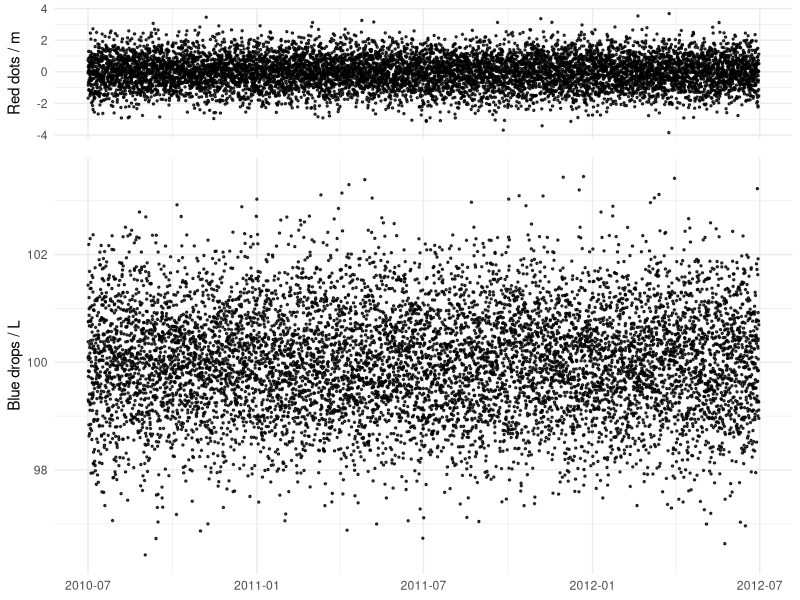
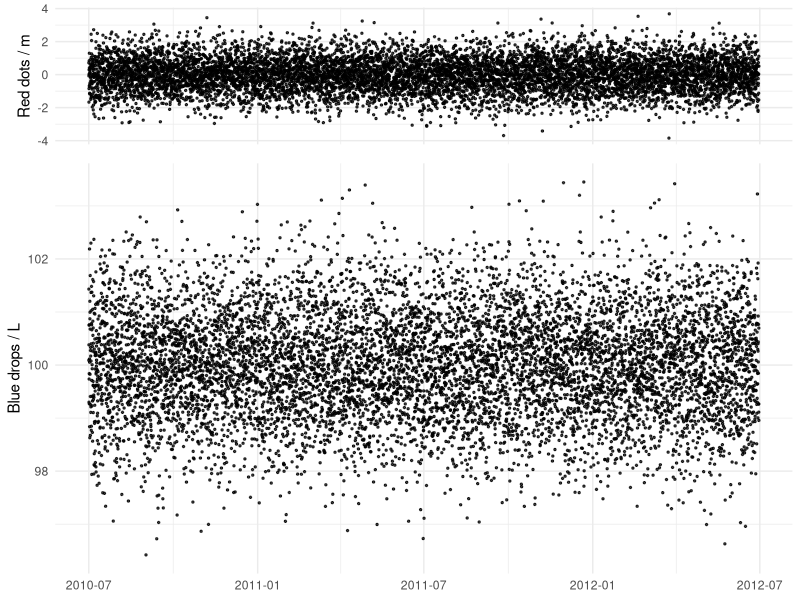
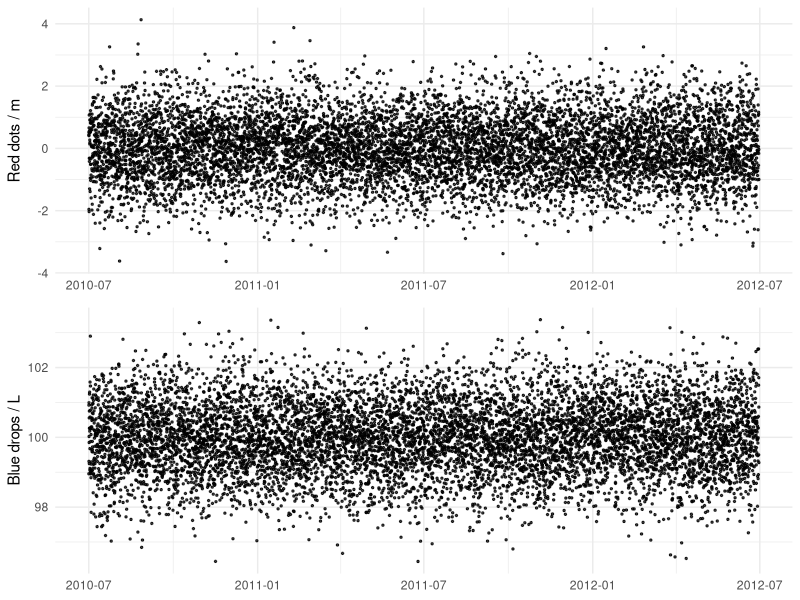

These charts were generated, in order, by the following R code:
# To plot two series vertically aligned with only one labelled x-axis,
# we can remove the axes from the top plot and then plot the two graphs
# together using either the egg package or the cowplot package

library(ggplot2) # 3.2.1
library(dplyr)
library(lubridate)
library(cowplot) # 1.0.0
library(egg) # 0.4.5

#' Create some data to play with. Two time series with the same timestamp.
df <- data.frame(DateTime = ymd("2010-07-01") + c(0:8760) * hours(2), 
                 series1 = rnorm(8761), 
                 series2 = rnorm(8761, 100))

#' Create the two plots.
plot1 <- df %>%
  select(DateTime, series1) %>%
  na.omit() %>%
  ggplot() +
  geom_point(aes(x = DateTime, y = series1), size = 0.5, alpha = 0.75) +
  ylab("Red dots / m") +
  theme_minimal() +
  theme(axis.title.x = element_blank(),
        axis.text.x = element_blank())

plot2 <- df %>%
  select(DateTime, series2) %>%
  na.omit() %>%
  ggplot() +
  geom_point(aes(x = DateTime, y = series2), size = 0.5, alpha = 0.75) +
  ylab("Blue drops / L") +
  theme_minimal() +
  theme(axis.title.x = element_blank())

# Draw the two plot aligned vertically, with the top plot 1/3 of the height
# of the bottom plot
cowplot::plot_grid(plot1, plot2, align = "v", ncol = 1, rel_heights = c(0.25, 0.75))
egg::ggarrange(plot1, plot2, heights = c(0.25, 0.75))



#' When plotting multiple data series that share a common x axis but different y axes,
#' we can just plot each graph separately. This suffers from the drawback that the shared axis will typically
#' not align across graphs due to different plot margins.
#' One easy solution is to reshape2::melt() the data and use ggplot2's facet_grid() mapping. However, there is
#' no way to label individual y axes.
#' facet_grid() and facet_wrap() were designed to plot small multiples, where both x- and y-axis ranges are
#' shared acros all plots in the facetting. While the facet_ calls allow us to use different scales with
#' the \code{scales = "free"} argument, they should not be used this way.
#' A more robust approach is to the grid package grid.draw(), rbind() and ggplotGrob() to create a grid of 
#' individual plots where the plot axes are properly aligned within the grid.
#' Thanks to https://rpubs.com/MarkusLoew/13295 for the grid.arrange() idea.

library(ggplot2)
library(grid)
library(dplyr)
library(lubridate)

#' Create some data to play with. Two time series with the same timestamp.
df <- data.frame(DateTime = ymd("2010-07-01") + c(0:8760) * hours(2), series1 = rnorm(8761), series2 = rnorm(8761, 100))

#' Create the two plots.
plot1 <- df %>%
  select(DateTime, series1) %>%
  na.omit() %>%
  ggplot() +
  geom_point(aes(x = DateTime, y = series1), size = 0.5, alpha = 0.75) +
  ylab("Red dots / m") +
  theme_minimal() +
  theme(axis.title.x = element_blank())

plot2 <- df %>%
  select(DateTime, series2) %>%
  na.omit() %>%
  ggplot() +
  geom_point(aes(x = DateTime, y = series2), size = 0.5, alpha = 0.75) +
  ylab("Blue drops / L") +
  theme_minimal() +
  theme(axis.title.x = element_blank())

grid.newpage()
grid.draw(rbind(ggplotGrob(plot1), ggplotGrob(plot2), size = "last"))
